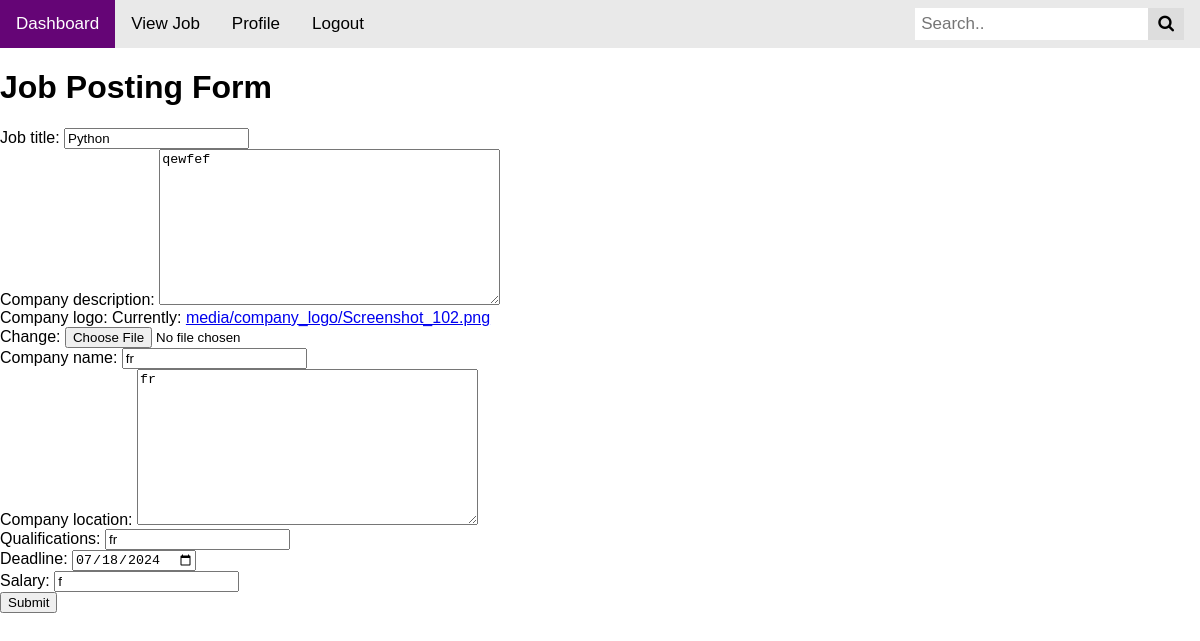
Page /editjob/1 on the committed database.
### jobApp/models.py (models this page shows)
class JobModel(models.Model):
    job_title=models.CharField(max_length=100,null=True)
    company_description=models.TextField(null=True)
    company_logo=models.ImageField(upload_to='media/company_logo',null=True)
    company_name=models.CharField(max_length=100,null=True)
    company_location=models.TextField(null=True)
    qualifications=models.CharField(max_length=100,null=True)
    deadline=models.DateField(null=True)
    salary=models.CharField(max_length=100,null=True)
    created_by=models.ForeignKey(CustomUserModel,on_delete=models.CASCADE,null=True)

### jobproject/views.py (the view)
# urls.py: path('editjob/<str:id>',editjob,name='editjob'),
def editjob(request,id):
    jobid=JobModel.objects.get(id=id)
    if request.method == 'POST':
        form=addjobform(request.POST,request.FILES,instance=jobid)
        if form.is_valid():
            addjob=form.save(commit=False)
            addjob.created_by=request.user
            addjob.save()
            return redirect('viewjob')
    else:
        form=addjobform(instance=jobid)
    context={
        'form':form
    }
    return render(request,'recruiter/editjob.html',context)

### jobproject/forms.py
class addjobform(forms.ModelForm):
    class Meta:
        model=JobModel
        fields='__all__'
        exclude=['created_by']
        widgets={
        'deadline':forms.DateInput(attrs={'type':'date','class':'date-field'}),
        }

### templates/recruiter/editjob.html (shortened to what this page needs)
{% extends 'common/base.html' %}
{% block content %}
<!DOCTYPE html>
<html lang="en">
<head>
</head>
<body>
    <h1>Job Posting Form</h1>
    <form action="" method="POST" enctype="multipart/form-data">
            {{form}}
        <input type="submit" value="Submit">
    </form>
</body>
</html>
{% endblock content %}

### templates/common/navbar.html (style rules this page uses)
* { box-sizing: border-box; }
body { margin: 0; font-family: Arial, Helvetica, sans-serif; }

### rows in the picture
JobModel: job_title "Python", company_description "qewfef", company_name "fr", company_location "fr", qualifications "fr", deadline "07/18/2024", salary "f"
